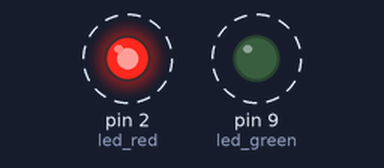
Recording of a sketch running on a simulated Arduino Uno, built with avr-gcc and run on an emulated ATmega328P. Shown: output pins drawn as LEDs (lit = HIGH). Dashed ring = blinking.

Above: at 0.5 s.
Timing chart, 0 to 4.6 s (numbered marks = the images above):
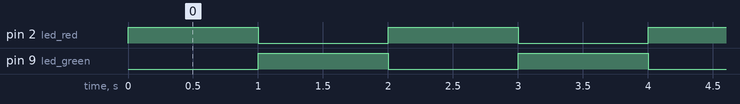

The sketch:

bink-2-led.ino
```cpp
int led_red = 2;
int led_green = 9;
void setup()
{
  pinMode(led_red, OUTPUT);
  pinMode(led_green, OUTPUT);
}

void loop()
{
  digitalWrite(led_red, HIGH);
  digitalWrite(led_green, LOW);
  delay(1000); // Wait for 1000 millisecond(s)
  digitalWrite(led_red, LOW);
  digitalWrite(led_green, HIGH);
  delay(1000); // Wait for 1000 millisecond(s)
}
```

Measured:
- by itself, pin 2 (led_red), pin 9 (led_green): alternates HIGH for 1.0 s and LOW for 1.0 s
